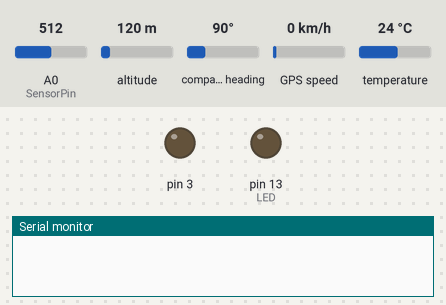
The sketch below on a simulated Arduino Uno, built with avr-gcc and run on an emulated ATmega328P. Parts: output pins drawn as LEDs (lit = HIGH), the last lines printed to the serial monitor. Dashed ring = blinking. Inputs (shaded band) come from the test bench; at power-on: A0 (SensorPin) = 512, altitude 120 m, compass heading 90°, GPS speed 0 km/h, temperature 24 °C. The GPS gets a fix after 3 s at 37.7749, -122.4194 with 8 satellites.

Above: at 2.4 s.
At 4.3 s:
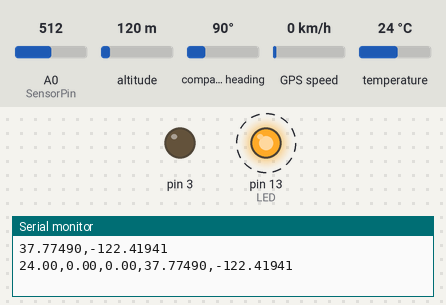
Timing chart, 0 to 5.1 s (numbered marks = the images above):
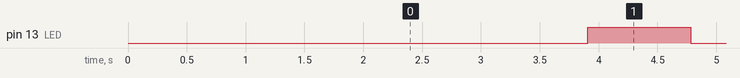

The sketch:

ARBcode.ino
```cpp
/*********************
 *10 to GPS Module TX*
 *09 to GPS Module RX*
 *********************/
//### GPS ###
#include <SoftwareSerial.h>
#include <TinyGPS.h>
//#####################

// ######## Temperature Sensore ##########
#include <OneWire.h>
#include <DallasTemperature.h>

#define ONE_WIRE_BUS 7

OneWire oneWire(ONE_WIRE_BUS);

DallasTemperature sensors(&oneWire);

float tempC = 0;
float tempF = 0;

// ###################################

// ###########  pH Sensor ############

#define SensorPin A0            //pH meter Analog output to Arduino Analog Input 0
#define Offset 0.00            //deviation compensate
#define LED 13
#define samplingInterval 20
#define printInterval 800
#define ArrayLenth  40    //times of collection
int pHArray[ArrayLenth];   //Store the average value of the sensor feedback
int pHArrayIndex=0;

// ##################################


SoftwareSerial mySerial(10, 11);
TinyGPS gps;

void gpsdump(TinyGPS &gps);
void printFloat(double f, int digits = 2);

void setup()
{
  // ##### pH Sensor ######
 pinMode(LED,OUTPUT);
 // ######

//##### TMP #####
   sensors.begin();
  pinMode(3, OUTPUT);
  analogWrite(3, 0);
// ######

// #### GPS ####
  // Oploen serial communications and wait for port to open:
  Serial.begin(9600);
  // set the data rate for the SoftwareSerial port
  mySerial.begin(9600);
 delay(1000);
// #######


}

void loop() // run over and over
{

//  ### pH Sensor ####

  static unsigned long samplingTime = millis();
  static unsigned long printTime = millis();
  static float pHValue,voltage;
  if(millis()-samplingTime > samplingInterval)
  {
      pHArray[pHArrayIndex++]=analogRead(SensorPin);
      if(pHArrayIndex==ArrayLenth)pHArrayIndex=0;
      voltage = avergearray(pHArray, ArrayLenth)*5.0/1024;
      pHValue = 3.5*voltage+Offset;
      samplingTime=millis();
  }
  if(millis() - printTime > printInterval)   //Every 800 milliseconds, print a numerical, convert the state of the LED indicator
  {
 // Serial.print("Voltage:");
        Serial.print(voltage,2);
        Serial.print(",");
        //Serial.print("    pH value: ");
  Serial.print(pHValue,2);
  Serial.print(",");
        digitalWrite(LED,digitalRead(LED)^1);
        printTime=millis();
  }

// ##### GPS #####

  bool newdata = false;
  unsigned long start = millis();
  // Every 5 seconds we print an update
  while (millis() - start < 5000)
  {
    if (mySerial.available())

    {
      char c = mySerial.read();
      //Serial.print(c);  // uncomment to see raw GPS data
      if (gps.encode(c))
      {
        newdata = true;
        break;  // uncomment to print new data immediately!
      }
    }
  }

  if (newdata)
  {

    gpsdump(gps);

  }


  // ##### Temperature Sensor ####

   sensors.requestTemperatures();
  tempC = sensors.getTempCByIndex(0);
  tempF = sensors.toFahrenheit(tempC);
  Serial.print(tempC);
  Serial.print(",");
}

void gpsdump(TinyGPS &gps)
{
  long lat, lon;
  float flat, flon;
  unsigned long age, date, time, chars;
  int year;
  byte month, day, hour, minute, second, hundredths;
  unsigned short sentences, failed;

  gps.get_position(&lat, &lon, &age);

  gps.f_get_position(&flat, &flon, &age);
  printFloat(flat, 5); Serial.print(","); printFloat(flon, 5);
  Serial.println();
  delay(100);
}

void printFloat(double number, int digits)
{
  // Handle negative numbers
  if (number < 0.0)
  {
     Serial.print('-');
     number = -number;
  }

  // Round correctly so that print(1.999, 2) prints as "2.00"
  double rounding = 0.5;
  for (uint8_t i=0; i<digits; ++i)
    rounding /= 10.0;

  number += rounding;

  // Extract the integer part of the number and print it
  unsigned long int_part = (unsigned long)number;
  double remainder = number - (double)int_part;
  Serial.print(int_part);

  // Print the decimal point, but only if there are digits beyond
  if (digits > 0)
    Serial.print(".");

  // Extract digits from the remainder one at a time
  while (digits-- > 0)
  {
    remainder *= 10.0;
    int toPrint = int(remainder);
    Serial.print(toPrint);
    remainder -= toPrint;
  }
}

//###### PH Sensor Calculations #########
double avergearray(int* arr, int number){
  int i;
  int max,min;
  double avg;
  long amount=0;
  if(number<=0){
    Serial.println("Error number for the array to avraging!/n");
    return 0;
  }
  if(number<5){   //less than 5, calculated directly statistics
    for(i=0;i<number;i++){
      amount+=arr[i];
    }
    avg = amount/number;
    return avg;
  }else{
    if(arr[0]<arr[1]){
      min = arr[0];max=arr[1];
    }
    else{
      min=arr[1];max=arr[0];
    }
    for(i=2;i<number;i++){
      if(arr[i]<min){
        amount+=min;        //arr<min
        min=arr[i];
      }else {
        if(arr[i]>max){
          amount+=max;    //arr>max
          max=arr[i];
        }else{
          amount+=arr[i]; //min<=arr<=max
        }
      }//if
    }//for
    avg = (double)amount/(number-2);
  }//if
  return avg;
}
```

Measured:
- by itself, pin 13 (LED): alternates HIGH for 0.88 s and LOW for 0.89 s
